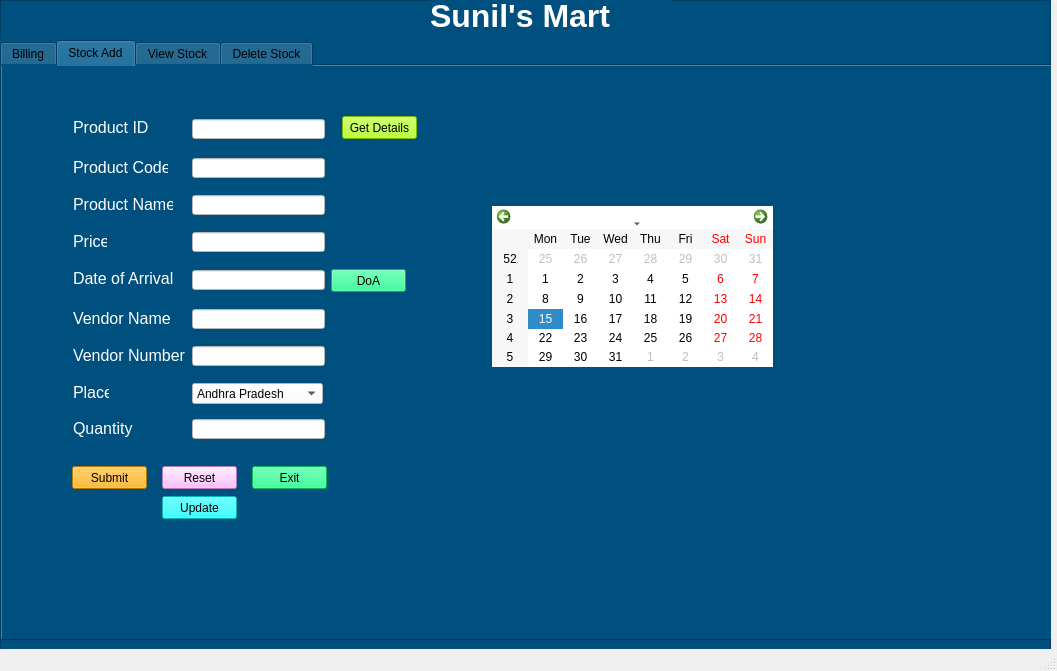
<?xml version="1.0" encoding="UTF-8"?>
<ui version="4.0">
 <class>MainWindow</class>
 <widget class="QMainWindow" name="MainWindow">
  <property name="geometry">
   <rect>
    <x>0</x>
    <y>0</y>
    <width>1057</width>
    <height>671</height>
   </rect>
  </property>
  <property name="windowTitle">
   <string>MainWindow</string>
  </property>
  <widget class="QWidget" name="centralwidget">
   <widget class="QFrame" name="frame">
    <property name="geometry">
     <rect>
      <x>0</x>
      <y>0</y>
      <width>1051</width>
      <height>651</height>
     </rect>
    </property>
    <property name="styleSheet">
     <string notr="true">background-color: rgb(0, 80, 127);</string>
    </property>
    <property name="frameShape">
     <enum>QFrame::StyledPanel</enum>
    </property>
    <property name="frameShadow">
     <enum>QFrame::Raised</enum>
    </property>
    <widget class="QTabWidget" name="tabWidget">
     <property name="geometry">
      <rect>
       <x>0</x>
       <y>40</y>
       <width>1061</width>
       <height>601</height>
      </rect>
     </property>
     <property name="currentIndex">
      <number>1</number>
     </property>
     <widget class="QWidget" name="tab_4">
      <attribute name="title">
       <string>Billing</string>
      </attribute>
      <widget class="QLabel" name="label_13">
       <property name="geometry">
        <rect>
         <x>40</x>
         <y>50</y>
         <width>91</width>
         <height>31</height>
        </rect>
       </property>
       <property name="font">
        <font>
         <pointsize>18</pointsize>
        </font>
       </property>
       <property name="styleSheet">
        <string notr="true">color: rgb(255, 255, 255);</string>
       </property>
       <property name="text">
        <string>Product ID</string>
       </property>
      </widget>
      <widget class="QLineEdit" name="lineEdit_10">
       <property name="geometry">
        <rect>
         <x>150</x>
         <y>50</y>
         <width>141</width>
         <height>31</height>
        </rect>
       </property>
       <property name="styleSheet">
        <string notr="true">background-color: rgb(255, 255, 255);
</string>
       </property>
      </widget>
      <widget class="QLabel" name="label_14">
       <property name="geometry">
        <rect>
         <x>40</x>
         <y>100</y>
         <width>91</width>
         <height>31</height>
        </rect>
       </property>
       <property name="font">
        <font>
         <pointsize>18</pointsize>
        </font>
       </property>
       <property name="styleSheet">
        <string notr="true">color:rgb(255, 255, 255)</string>
       </property>
       <property name="text">
        <string>Quantity</string>
       </property>
      </widget>
      <widget class="QLineEdit" name="lineEdit_11">
       <property name="geometry">
        <rect>
         <x>150</x>
         <y>100</y>
         <width>71</width>
         <height>31</height>
        </rect>
       </property>
       <property name="styleSheet">
        <string notr="true">background-color: rgb(255, 255, 255);
</string>
       </property>
       <property name="text">
        <string>1</string>
       </property>
      </widget>
      <widget class="QPushButton" name="pushButton_2">
       <property name="geometry">
        <rect>
         <x>60</x>
         <y>160</y>
         <width>121</width>
         <height>31</height>
        </rect>
       </property>
       <property name="styleSheet">
        <string notr="true">background-color: rgb(195, 253, 240);
border-radius:10px;</string>
       </property>
       <property name="text">
        <string>Add to cart</string>
       </property>
      </widget>
      <widget class="QTableWidget" name="tableWidget_2">
       <property name="geometry">
        <rect>
         <x>440</x>
         <y>40</y>
         <width>511</width>
         <height>241</height>
        </rect>
       </property>
       <property name="styleSheet">
        <string notr="true"/>
       </property>
       <column>
        <property name="text">
         <string>Product id</string>
        </property>
       </column>
       <column>
        <property name="text">
         <string>                 Product Name              </string>
        </property>
       </column>
       <column>
        <property name="text">
         <string>Price</string>
        </property>
       </column>
       <column>
        <property name="text">
         <string>Quantity</string>
        </property>
       </column>
       <column>
        <property name="text">
         <string>sale price</string>
        </property>
       </column>
      </widget>
      <widget class="QLabel" name="label_15">
       <property name="geometry">
        <rect>
         <x>40</x>
         <y>230</y>
         <width>91</width>
         <height>31</height>
        </rect>
       </property>
       <property name="font">
        <font>
         <pointsize>18</pointsize>
        </font>
       </property>
       <property name="styleSheet">
        <string notr="true">color: rgb(255, 255, 255);</string>
       </property>
       <property name="text">
        <string>Product ID</string>
       </property>
      </widget>
      <widget class="QLineEdit" name="lineEdit_12">
       <property name="geometry">
        <rect>
         <x>150</x>
         <y>230</y>
         <width>121</width>
         <height>31</height>
        </rect>
       </property>
       <property name="styleSheet">
        <string notr="true">background-color: rgb(255, 255, 255);
</string>
       </property>
      </widget>
      <widget class="QPushButton" name="pushButton_3">
       <property name="geometry">
        <rect>
         <x>100</x>
         <y>280</y>
         <width>121</width>
         <height>31</height>
        </rect>
       </property>
       <property name="styleSheet">
        <string notr="true">background-color: rgb(255, 130, 137);
border-radius:10px;</string>
       </property>
       <property name="text">
        <string>Remove from cart</string>
       </property>
      </widget>
      <widget class="QLabel" name="label_16">
       <property name="geometry">
        <rect>
         <x>30</x>
         <y>390</y>
         <width>151</width>
         <height>31</height>
        </rect>
       </property>
       <property name="font">
        <font>
         <pointsize>18</pointsize>
        </font>
       </property>
       <property name="styleSheet">
        <string notr="true">color: rgb(255, 255, 255);</string>
       </property>
       <property name="text">
        <string>Customer Name</string>
       </property>
      </widget>
      <widget class="QLineEdit" name="lineEdit_13">
       <property name="geometry">
        <rect>
         <x>170</x>
         <y>390</y>
         <width>181</width>
         <height>31</height>
        </rect>
       </property>
       <property name="styleSheet">
        <string notr="true">background-color: rgb(255, 255, 255);
border-radius:10px;</string>
       </property>
      </widget>
      <widget class="QPushButton" name="pushButton_4">
       <property name="geometry">
        <rect>
         <x>40</x>
         <y>470</y>
         <width>100</width>
         <height>32</height>
        </rect>
       </property>
       <property name="styleSheet">
        <string notr="true">background-color: rgb(128, 255, 141);
border-radius:10px;</string>
       </property>
       <property name="text">
        <string>Bill</string>
       </property>
      </widget>
      <widget class="QPushButton" name="pushButton_5">
       <property name="geometry">
        <rect>
         <x>190</x>
         <y>470</y>
         <width>100</width>
         <height>32</height>
        </rect>
       </property>
       <property name="styleSheet">
        <string notr="true">background-color: rgb(0, 0, 0);
color: rgb(255, 255, 255);
border-radius:10px;</string>
       </property>
       <property name="text">
        <string>Reset</string>
       </property>
      </widget>
      <widget class="QPushButton" name="pushButton_6">
       <property name="geometry">
        <rect>
         <x>350</x>
         <y>470</y>
         <width>100</width>
         <height>32</height>
        </rect>
       </property>
       <property name="styleSheet">
        <string notr="true">background-color: rgb(255, 21, 0);
border-radius:10px;</string>
       </property>
       <property name="text">
        <string>Exit</string>
       </property>
      </widget>
      <widget class="QLabel" name="label_20">
       <property name="geometry">
        <rect>
         <x>650</x>
         <y>10</y>
         <width>71</width>
         <height>31</height>
        </rect>
       </property>
       <property name="font">
        <font>
         <pointsize>18</pointsize>
        </font>
       </property>
       <property name="styleSheet">
        <string notr="true">color: rgb(255, 255, 255);</string>
       </property>
       <property name="text">
        <string>    CART</string>
       </property>
      </widget>
     </widget>
     <widget class="QWidget" name="tab">
      <attribute name="title">
       <string>Stock Add</string>
      </attribute>
      <widget class="QLabel" name="label_2">
       <property name="geometry">
        <rect>
         <x>71</x>
         <y>52</y>
         <width>76</width>
         <height>19</height>
        </rect>
       </property>
       <property name="font">
        <font>
         <pointsize>12</pointsize>
        </font>
       </property>
       <property name="styleSheet">
        <string notr="true">color: rgb(255, 255, 255);</string>
       </property>
       <property name="text">
        <string>Product ID</string>
       </property>
      </widget>
      <widget class="QLineEdit" name="lineEdit">
       <property name="geometry">
        <rect>
         <x>190</x>
         <y>53</y>
         <width>133</width>
         <height>20</height>
        </rect>
       </property>
       <property name="styleSheet">
        <string notr="true">background-color: rgb(255, 255, 255);</string>
       </property>
      </widget>
      <widget class="QLineEdit" name="lineEdit_2">
       <property name="geometry">
        <rect>
         <x>190</x>
         <y>92</y>
         <width>133</width>
         <height>20</height>
        </rect>
       </property>
       <property name="styleSheet">
        <string notr="true">background-color: rgb(255, 255, 255);</string>
       </property>
      </widget>
      <widget class="QLabel" name="label_3">
       <property name="geometry">
        <rect>
         <x>71</x>
         <y>92</y>
         <width>95</width>
         <height>19</height>
        </rect>
       </property>
       <property name="font">
        <font>
         <pointsize>12</pointsize>
        </font>
       </property>
       <property name="styleSheet">
        <string notr="true">color: rgb(255, 255, 255);</string>
       </property>
       <property name="text">
        <string>Product Code</string>
       </property>
      </widget>
      <widget class="QLineEdit" name="lineEdit_3">
       <property name="geometry">
        <rect>
         <x>190</x>
         <y>129</y>
         <width>133</width>
         <height>20</height>
        </rect>
       </property>
       <property name="styleSheet">
        <string notr="true">background-color: rgb(255, 255, 255);</string>
       </property>
      </widget>
      <widget class="QLabel" name="label_4">
       <property name="geometry">
        <rect>
         <x>71</x>
         <y>129</y>
         <width>100</width>
         <height>19</height>
        </rect>
       </property>
       <property name="font">
        <font>
         <pointsize>12</pointsize>
        </font>
       </property>
       <property name="styleSheet">
        <string notr="true">color: rgb(255, 255, 255);</string>
       </property>
       <property name="text">
        <string>Product Name</string>
       </property>
      </widget>
      <widget class="QLineEdit" name="lineEdit_4">
       <property name="geometry">
        <rect>
         <x>190</x>
         <y>166</y>
         <width>133</width>
         <height>20</height>
        </rect>
       </property>
       <property name="styleSheet">
        <string notr="true">background-color: rgb(255, 255, 255);</string>
       </property>
      </widget>
      <widget class="QLabel" name="label_5">
       <property name="geometry">
        <rect>
         <x>71</x>
         <y>166</y>
         <width>34</width>
         <height>19</height>
        </rect>
       </property>
       <property name="font">
        <font>
         <pointsize>12</pointsize>
        </font>
       </property>
       <property name="styleSheet">
        <string notr="true">color: rgb(255, 255, 255);</string>
       </property>
       <property name="text">
        <string>Price</string>
       </property>
      </widget>
      <widget class="QLineEdit" name="lineEdit_5">
       <property name="geometry">
        <rect>
         <x>190</x>
         <y>204</y>
         <width>133</width>
         <height>20</height>
        </rect>
       </property>
       <property name="styleSheet">
        <string notr="true">background-color: rgb(255, 255, 255);</string>
       </property>
      </widget>
      <widget class="QLabel" name="label_6">
       <property name="geometry">
        <rect>
         <x>71</x>
         <y>203</y>
         <width>103</width>
         <height>19</height>
        </rect>
       </property>
       <property name="font">
        <font>
         <pointsize>12</pointsize>
        </font>
       </property>
       <property name="styleSheet">
        <string notr="true">color: rgb(255, 255, 255);</string>
       </property>
       <property name="text">
        <string>Date of Arrival</string>
       </property>
      </widget>
      <widget class="QLineEdit" name="lineEdit_6">
       <property name="geometry">
        <rect>
         <x>190</x>
         <y>243</y>
         <width>133</width>
         <height>20</height>
        </rect>
       </property>
       <property name="styleSheet">
        <string notr="true">background-color: rgb(255, 255, 255);</string>
       </property>
      </widget>
      <widget class="QLabel" name="label_7">
       <property name="geometry">
        <rect>
         <x>71</x>
         <y>243</y>
         <width>97</width>
         <height>19</height>
        </rect>
       </property>
       <property name="font">
        <font>
         <pointsize>12</pointsize>
        </font>
       </property>
       <property name="styleSheet">
        <string notr="true">color: rgb(255, 255, 255);</string>
       </property>
       <property name="text">
        <string>Vendor Name</string>
       </property>
      </widget>
      <widget class="QLineEdit" name="lineEdit_7">
       <property name="geometry">
        <rect>
         <x>190</x>
         <y>280</y>
         <width>133</width>
         <height>20</height>
        </rect>
       </property>
       <property name="styleSheet">
        <string notr="true">background-color: rgb(255, 255, 255);</string>
       </property>
      </widget>
      <widget class="QLabel" name="label_8">
       <property name="geometry">
        <rect>
         <x>71</x>
         <y>280</y>
         <width>113</width>
         <height>19</height>
        </rect>
       </property>
       <property name="font">
        <font>
         <pointsize>12</pointsize>
        </font>
       </property>
       <property name="styleSheet">
        <string notr="true">color: rgb(255, 255, 255);</string>
       </property>
       <property name="text">
        <string>Vendor Number</string>
       </property>
      </widget>
      <widget class="QLineEdit" name="lineEdit_8">
       <property name="geometry">
        <rect>
         <x>190</x>
         <y>353</y>
         <width>133</width>
         <height>20</height>
        </rect>
       </property>
       <property name="styleSheet">
        <string notr="true">background-color: rgb(255, 255, 255);</string>
       </property>
      </widget>
      <widget class="QLabel" name="label_9">
       <property name="geometry">
        <rect>
         <x>71</x>
         <y>353</y>
         <width>60</width>
         <height>19</height>
        </rect>
       </property>
       <property name="font">
        <font>
         <pointsize>12</pointsize>
        </font>
       </property>
       <property name="styleSheet">
        <string notr="true">color: rgb(255, 255, 255);</string>
       </property>
       <property name="text">
        <string>Quantity</string>
       </property>
      </widget>
      <widget class="QCalendarWidget" name="calendarWidget">
       <property name="geometry">
        <rect>
         <x>490</x>
         <y>140</y>
         <width>281</width>
         <height>161</height>
        </rect>
       </property>
       <property name="styleSheet">
        <string notr="true">background-color:white;</string>
       </property>
      </widget>
      <widget class="QPushButton" name="arrivaldate">
       <property name="geometry">
        <rect>
         <x>329</x>
         <y>203</y>
         <width>75</width>
         <height>23</height>
        </rect>
       </property>
       <property name="styleSheet">
        <string notr="true">background-color: rgb(0, 255, 127);</string>
       </property>
       <property name="text">
        <string>DoA</string>
       </property>
      </widget>
      <widget class="QLabel" name="label_11">
       <property name="geometry">
        <rect>
         <x>71</x>
         <y>317</y>
         <width>36</width>
         <height>19</height>
        </rect>
       </property>
       <property name="font">
        <font>
         <pointsize>12</pointsize>
        </font>
       </property>
       <property name="styleSheet">
        <string notr="true">color: rgb(255, 255, 255);</string>
       </property>
       <property name="text">
        <string>Place</string>
       </property>
      </widget>
      <widget class="QComboBox" name="comboBox">
       <property name="geometry">
        <rect>
         <x>190</x>
         <y>317</y>
         <width>131</width>
         <height>21</height>
        </rect>
       </property>
       <property name="styleSheet">
        <string notr="true">background-color: rgb(255, 255, 255);</string>
       </property>
       <item>
        <property name="text">
         <string>Andhra Pradesh</string>
        </property>
       </item>
       <item>
        <property name="text">
         <string>Arunachal Pradesh</string>
        </property>
       </item>
       <item>
        <property name="text">
         <string>Assam</string>
        </property>
       </item>
       <item>
        <property name="text">
         <string>Bihar</string>
        </property>
       </item>
       <item>
        <property name="text">
         <string>Chandigarh</string>
        </property>
       </item>
       <item>
        <property name="text">
         <string>Chattisgarh</string>
        </property>
       </item>
       <item>
        <property name="text">
         <string>Delhi</string>
        </property>
       </item>
       <item>
        <property name="text">
         <string>Goa</string>
        </property>
       </item>
       <item>
        <property name="text">
         <string>Gujarat</string>
        </property>
       </item>
       <item>
        <property name="text">
         <string>Haryana</string>
        </property>
       </item>
       <item>
        <property name="text">
         <string>Himachal Pradesh</string>
        </property>
       </item>
       <item>
        <property name="text">
         <string>Jammu &amp; Kashmir</string>
        </property>
       </item>
       <item>
        <property name="text">
         <string>Jharkand</string>
        </property>
       </item>
       <item>
        <property name="text">
         <string>Karnataka</string>
        </property>
       </item>
       <item>
        <property name="text">
         <string>Kerala</string>
        </property>
       </item>
       <item>
        <property name="text">
         <string>Madhya Pradesh</string>
        </property>
       </item>
       <item>
        <property name="text">
         <string>Maharashtra</string>
        </property>
       </item>
       <item>
        <property name="text">
         <string>Manipur</string>
        </property>
       </item>
       <item>
        <property name="text">
         <string>Meghalaya</string>
        </property>
       </item>
       <item>
        <property name="text">
         <string>Mizoram</string>
        </property>
       </item>
       <item>
        <property name="text">
         <string>Nagaland</string>
        </property>
       </item>
       <item>
        <property name="text">
         <string>Orissa</string>
        </property>
       </item>
       <item>
        <property name="text">
         <string>Punjab</string>
        </property>
       </item>
       <item>
        <property name="text">
         <string>Rajasthan</string>
        </property>
       </item>
       <item>
        <property name="text">
         <string>Sikkim</string>
        </property>
       </item>
       <item>
        <property name="text">
         <string>Tamilnadu</string>
        </property>
       </item>
       <item>
        <property name="text">
         <string>Telangana</string>
        </property>
       </item>
       <item>
        <property name="text">
         <string>Tripura</string>
        </property>
       </item>
       <item>
        <property name="text">
         <string>Uttar Pradesh</string>
        </property>
       </item>
       <item>
        <property name="text">
         <string>Uttarakand</string>
        </property>
       </item>
       <item>
        <property name="text">
         <string>West Bengal</string>
        </property>
       </item>
      </widget>
      <widget class="QPushButton" name="submit">
       <property name="geometry">
        <rect>
         <x>70</x>
         <y>400</y>
         <width>75</width>
         <height>23</height>
        </rect>
       </property>
       <property name="styleSheet">
        <string notr="true">background-color: rgb(255, 170, 0);</string>
       </property>
       <property name="text">
        <string>Submit</string>
       </property>
      </widget>
      <widget class="QPushButton" name="reset">
       <property name="geometry">
        <rect>
         <x>160</x>
         <y>400</y>
         <width>75</width>
         <height>23</height>
        </rect>
       </property>
       <property name="styleSheet">
        <string notr="true">background-color: rgb(255, 170, 255);</string>
       </property>
       <property name="text">
        <string>Reset</string>
       </property>
      </widget>
      <widget class="QPushButton" name="exit">
       <property name="geometry">
        <rect>
         <x>250</x>
         <y>400</y>
         <width>75</width>
         <height>23</height>
        </rect>
       </property>
       <property name="styleSheet">
        <string notr="true">background-color: rgb(0, 255, 127);</string>
       </property>
       <property name="text">
        <string>Exit</string>
       </property>
      </widget>
      <widget class="QPushButton" name="update">
       <property name="geometry">
        <rect>
         <x>160</x>
         <y>430</y>
         <width>75</width>
         <height>23</height>
        </rect>
       </property>
       <property name="styleSheet">
        <string notr="true">background-color: rgb(0, 255, 255);</string>
       </property>
       <property name="text">
        <string>Update</string>
       </property>
      </widget>
      <widget class="QPushButton" name="pushButton">
       <property name="geometry">
        <rect>
         <x>340</x>
         <y>50</y>
         <width>75</width>
         <height>23</height>
        </rect>
       </property>
       <property name="styleSheet">
        <string notr="true">background-color: rgb(170, 255, 0);</string>
       </property>
       <property name="text">
        <string>Get Details</string>
       </property>
      </widget>
     </widget>
     <widget class="QWidget" name="tab_2">
      <attribute name="title">
       <string>View Stock</string>
      </attribute>
      <widget class="QPushButton" name="view">
       <property name="geometry">
        <rect>
         <x>280</x>
         <y>20</y>
         <width>75</width>
         <height>23</height>
        </rect>
       </property>
       <property name="styleSheet">
        <string notr="true">background-color: rgb(85, 255, 255);</string>
       </property>
       <property name="text">
        <string>View Stock</string>
       </property>
      </widget>
      <widget class="QTableWidget" name="tableWidget">
       <property name="geometry">
        <rect>
         <x>70</x>
         <y>70</y>
         <width>821</width>
         <height>361</height>
        </rect>
       </property>
       <property name="styleSheet">
        <string notr="true">color:rgb(255, 255, 255);
table-border-color:black;</string>
       </property>
       <column>
        <property name="text">
         <string>Product Id</string>
        </property>
       </column>
       <column>
        <property name="text">
         <string>Product Name</string>
        </property>
       </column>
       <column>
        <property name="text">
         <string>Price</string>
        </property>
       </column>
       <column>
        <property name="text">
         <string>Date of Arrival</string>
        </property>
       </column>
       <column>
        <property name="text">
         <string>Vendor Name</string>
        </property>
       </column>
       <column>
        <property name="text">
         <string>Vendor Number</string>
        </property>
       </column>
       <column>
        <property name="text">
         <string>Place</string>
        </property>
       </column>
       <column>
        <property name="text">
         <string>Quantity</string>
        </property>
       </column>
      </widget>
     </widget>
     <widget class="QWidget" name="tab_3">
      <attribute name="title">
       <string>Delete Stock</string>
      </attribute>
      <widget class="QLabel" name="label_10">
       <property name="geometry">
        <rect>
         <x>230</x>
         <y>50</y>
         <width>161</width>
         <height>41</height>
        </rect>
       </property>
       <property name="font">
        <font>
         <pointsize>16</pointsize>
         <bold>true</bold>
        </font>
       </property>
       <property name="styleSheet">
        <string notr="true">color: rgb(255, 255, 255);</string>
       </property>
       <property name="text">
        <string>Delete Stock</string>
       </property>
      </widget>
      <widget class="QWidget" name="layoutWidget">
       <property name="geometry">
        <rect>
         <x>140</x>
         <y>110</y>
         <width>351</width>
         <height>121</height>
        </rect>
       </property>
       <layout class="QGridLayout" name="gridLayout_2">
        <item row="0" column="1">
         <widget class="QLineEdit" name="lineEdit_9">
          <property name="styleSheet">
           <string notr="true">background-color: rgb(255, 255, 255);</string>
          </property>
         </widget>
        </item>
        <item row="0" column="2">
         <widget class="QPushButton" name="delete_2">
          <property name="styleSheet">
           <string notr="true">background-color: rgb(0, 255, 0);</string>
          </property>
          <property name="text">
           <string>Delete</string>
          </property>
         </widget>
        </item>
        <item row="0" column="0">
         <widget class="QLabel" name="label_12">
          <property name="font">
           <font>
            <pointsize>16</pointsize>
           </font>
          </property>
          <property name="styleSheet">
           <string notr="true">color: rgb(85, 255, 255);</string>
          </property>
          <property name="text">
           <string>Product Id</string>
          </property>
         </widget>
        </item>
       </layout>
      </widget>
     </widget>
    </widget>
    <widget class="QLabel" name="label">
     <property name="geometry">
      <rect>
       <x>430</x>
       <y>0</y>
       <width>241</width>
       <height>31</height>
      </rect>
     </property>
     <property name="font">
      <font>
       <pointsize>24</pointsize>
       <bold>true</bold>
      </font>
     </property>
     <property name="styleSheet">
      <string notr="true">color: rgb(255, 255, 255);</string>
     </property>
     <property name="text">
      <string>Sunil's Mart</string>
     </property>
    </widget>
    <zorder>label</zorder>
    <zorder>tabWidget</zorder>
   </widget>
  </widget>
  <widget class="QStatusBar" name="statusbar"/>
 </widget>
 <resources/>
 <connections/>
</ui>
